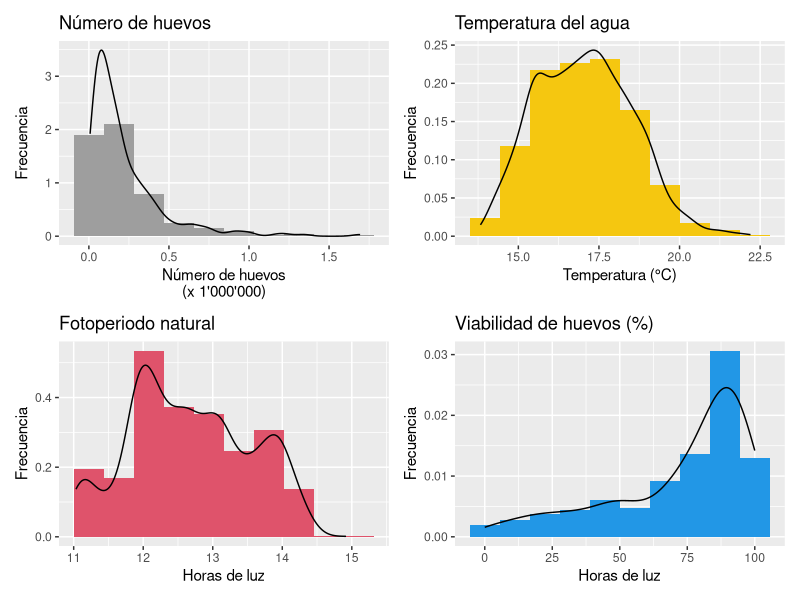
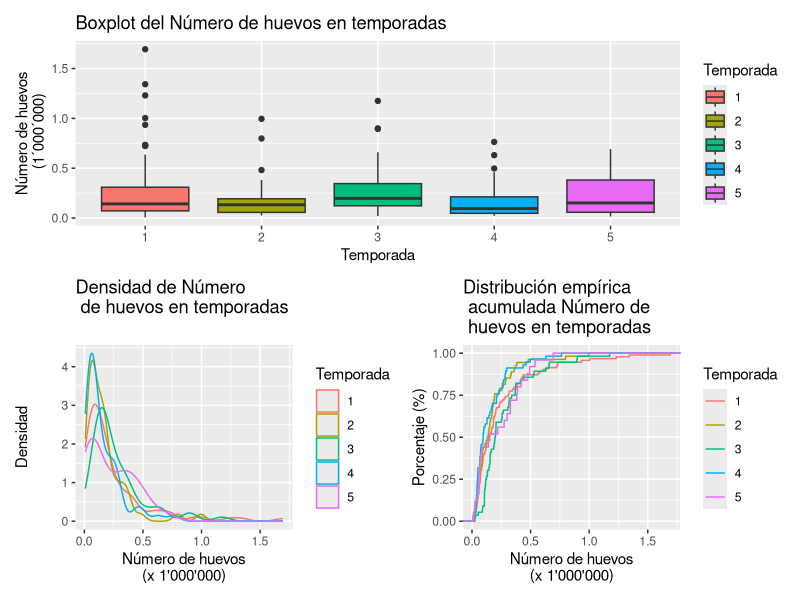
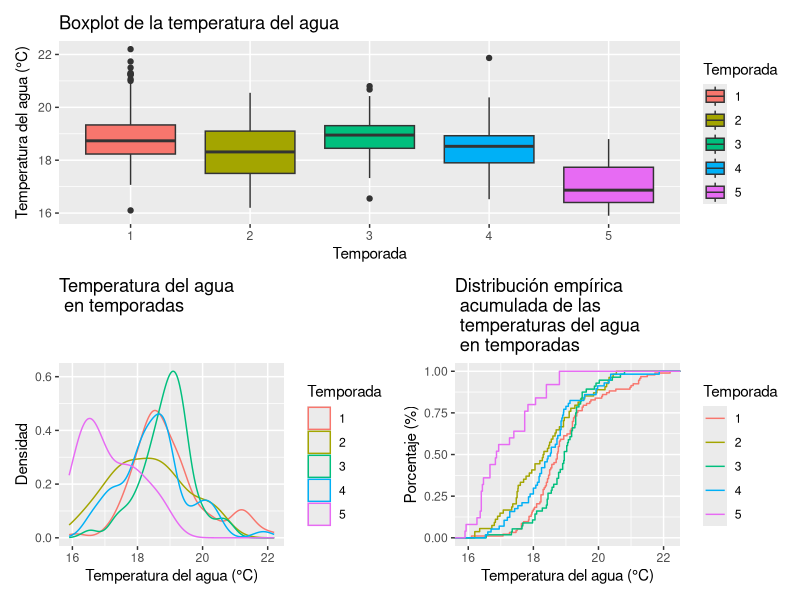
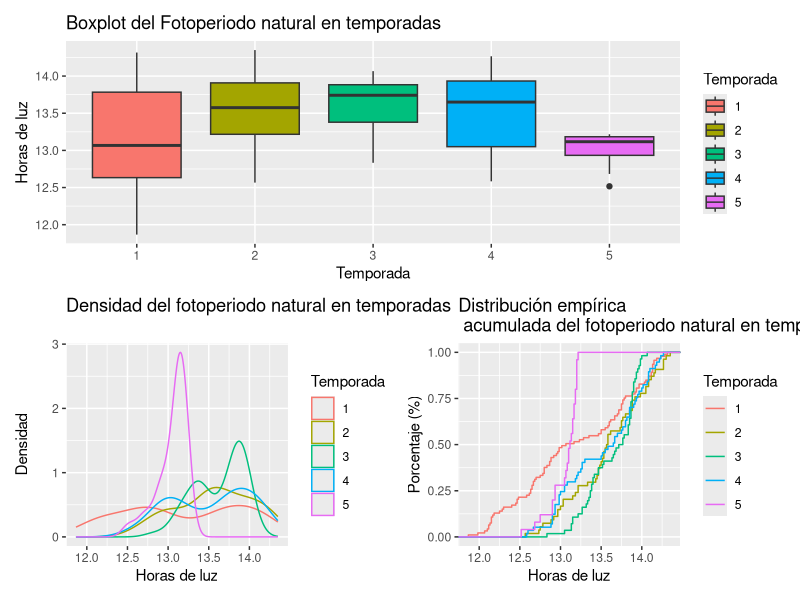
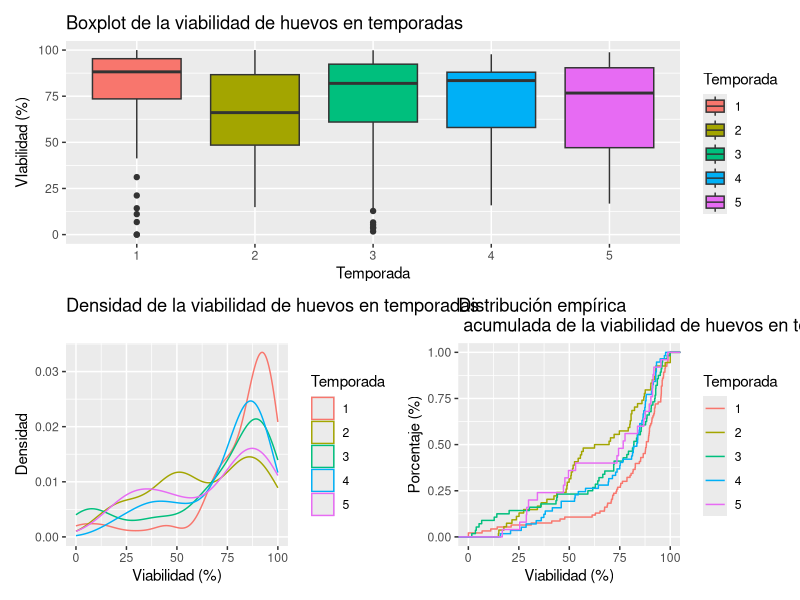
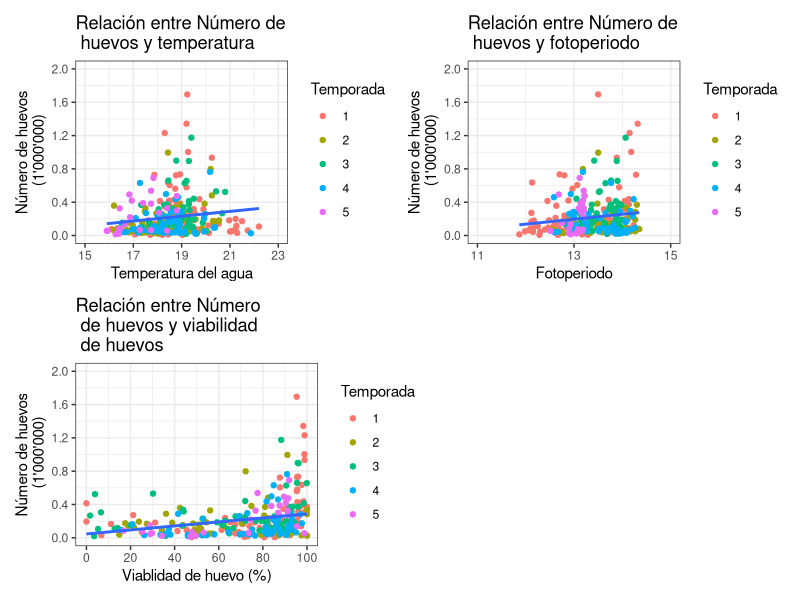
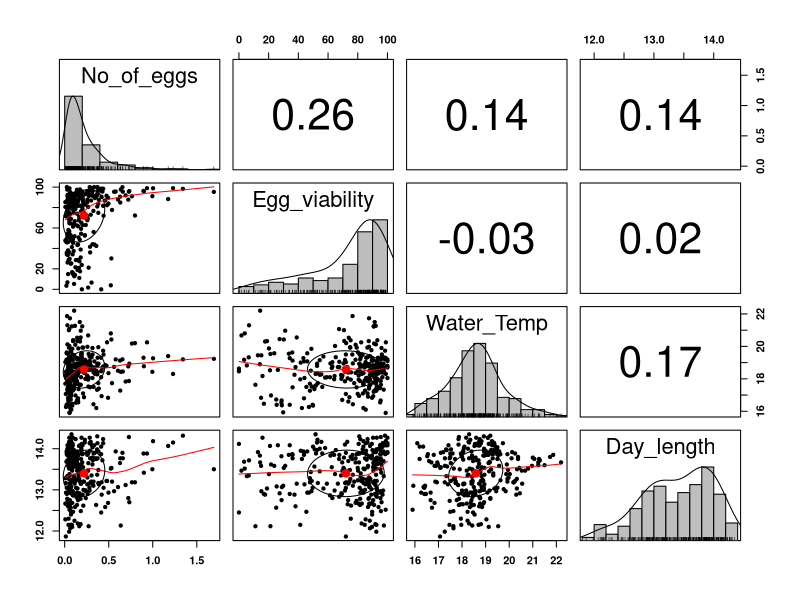
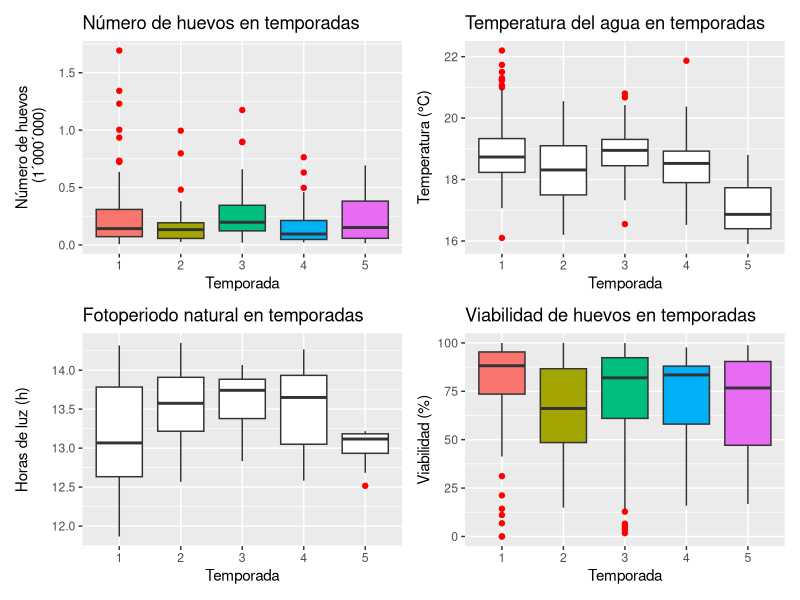

These figures' R source, in order:
## ---- chunk 1
knitr::opts_chunk$set(echo = FALSE)

#install.packages("readxl")
#install.packages("dplyr")
#install.packages("ggplot2")
#install.packages("knitr")
#install.packages("psych")
#install.packages("patchwork")

library(readxl)
library(dplyr)
library(ggplot2)
library(knitr)
library(psych)
library(patchwork)
## ---- chunk 2
#Cargamos la base de datos "Desoves.xlsx"
Sargo <- read_excel("Desove.xlsx", sheet = 1)

# Datos iniciales
tablainicio <- head(na.omit(Sargo))
tablainicio %>% knitr::kable(caption = "Datos iniciales de la tabla de datos")

#Datos finales
tablafinal <- tail(na.omit(Sargo))
tablafinal %>% knitr::kable(caption = "Datos finales de la tabla de datos")

## ---- chunk 3
HD <- ggplot(Sargo, aes(x = No_of_eggs))+
  geom_histogram(aes(y=..density..), fill= 8, bins = 10)+
  geom_density(colour=1)+
  labs(title="Número de huevos",
     y = "Frecuencia",
     x = "Número de huevos\n(x 1'000'000)")

HT <-ggplot(Sargo, aes(x = Water_Temp)) +
  geom_histogram(aes(y=..density..), fill= 7, bins = 10)+
  geom_density(colour=1)+
  labs(title="Temperatura del agua",
     y = "Frecuencia",
     x = "Temperatura (°C)")

HF <- ggplot(Sargo, aes(x = Day_length)) +
  geom_histogram(aes(y=..density..), fill= 10, bins = 10)+
  geom_density(colour=1)+
  labs(title="Fotoperiodo natural",
     y = "Frecuencia",
     x = "Horas de luz")

HV <- ggplot(Sargo, aes(x = Egg_viability)) +
  geom_histogram(aes(y=..density..), fill= 12, bins = 10)+
  geom_density(colour=1)+
  labs(title="Viabilidad de huevos (%)",
     y = "Frecuencia",
     x = "Horas de luz")

(HD + HT) / (HF + HV)

## ---- chunk 4
# str(Sargo)

Sargo$Temporada <- as.factor(Sargo$Temporada)
Tabla1 <- table(na.omit(Sargo$Temporada))
Tabla1 %>% knitr::kable(col.names= c('Temporada', 'Número de desoves'), align = "cc", caption = "Cantidad de desoves por temporada")
## ---- chunk 5

Sargo$Year <- as.factor(Sargo$Year)
Tabla2 <- table(na.omit(Sargo$Year))
Tabla2 %>% knitr::kable(col.names= c('Año', 'Días evaluados'), align = "cc",
                        caption = "Cantidad de días con registro de temperatura y fotoperiodo")
## ---- chunk 6

Sargo$month <- as.factor(Sargo$month)
order_month <- factor(Sargo$month, levels = c("Enero", "Febrero", "Marzo", "Abril",
                                              "Mayo", "Junio", "Julio", "Agosto",
                                              "Setiembre", "Octubre", "Noviembre", "Diciembre"))
  
Tabla3 <- table(na.omit(order_month))
Tabla3 %>% knitr::kable(col.names= c('Mes', 'Días evaluados'), align = "cc",
                        caption = "Cantidad de días por mes con registro de temperatura y fotoperiodo")

str(Sargo)
## ---- chunk 7
BD <- ggplot(data = na.omit(Sargo), aes(x= Temporada, y = No_of_eggs, fill=Temporada))+
  geom_boxplot()+
  labs(title="Boxplot del Número de huevos en temporadas",
     y = "Número de huevos\n (1´000´000)",
     x = "Temporada")

DD <- ggplot(data = na.omit(Sargo), aes(x=No_of_eggs))+
  geom_density(aes_string(colour="Temporada"))+
  labs(title="Densidad de Número\n de huevos en temporadas",
     y = "Densidad",
     x = "Número de huevos\n(x 1'000'000)")

DAD <- ggplot(data = na.omit(Sargo), aes(x=No_of_eggs, color=Temporada))+
  stat_ecdf(geom = "step")+
  labs(title="Distribución empírica\n acumulada Número de\n huevos en temporadas",
       y = "Porcentaje (%)",
       x = "Número de huevos\n(x 1'000'000)")

BD / (DD + DAD)
## ---- chunk 8
BD <- ggplot(data = na.omit(Sargo), aes(x= Temporada, y = Water_Temp, fill=Temporada))+
  geom_boxplot()+
  labs(title="Boxplot de la temperatura del agua",
     y = "Temperatura del agua (°C)",
     x = "Temporada")

DD <- ggplot(data = na.omit(Sargo), aes(x=Water_Temp))+
  geom_density(aes_string(colour="Temporada"))+
  labs(title="Temperatura del agua\n en temporadas",
     y = "Densidad",
     x = "Temperatura del agua (°C)")

DAD <- ggplot(data = na.omit(Sargo), aes(x=Water_Temp, color=Temporada))+
  stat_ecdf(geom = "step")+
  labs(title="Distribución empírica\n acumulada de las\n temperaturas del agua\n en temporadas",
       y = "Porcentaje (%)",
       x = "Temperatura del agua (°C)")

BD / (DD + DAD)
## ---- chunk 9
BF <- ggplot(data = na.omit(Sargo), aes(x= Temporada, y = Day_length, fill=Temporada))+
  geom_boxplot()+
  labs(title="Boxplot del Fotoperiodo natural en temporadas",
     y = "Horas de luz",
     x = "Temporada")

DF <- ggplot(data = na.omit(Sargo), aes(x=Day_length))+
  geom_density(aes_string(colour="Temporada"))+
  labs(title="Densidad del fotoperiodo natural en temporadas",
     y = "Densidad",
     x = "Horas de luz")

DAF <- ggplot(data = na.omit(Sargo), aes(x=Day_length, color=Temporada))+
  stat_ecdf(geom = "step")+
  labs(title="Distribución empírica\n acumulada del fotoperiodo natural en temporadas",
       y = "Porcentaje (%)",
       x = "Horas de luz")

BF / (DF + DAF)
## ---- chunk 10
BV <- ggplot(data = na.omit(Sargo), aes(x= Temporada, y = Egg_viability, fill=Temporada))+
  geom_boxplot()+
  labs(title="Boxplot de la viabilidad de huevos en temporadas",
     y = "VIabilidad (%)",
     x = "Temporada")

DV <- ggplot(data = na.omit(Sargo), aes(x=Egg_viability))+
  geom_density(aes_string(colour="Temporada"))+
  labs(title="Densidad de la viabilidad de huevos en temporadas",
     y = "Densidad",
     x = "Viabilidad (%)")

DAV <- ggplot(data = na.omit(Sargo), aes(x=Egg_viability, color=Temporada))+
  stat_ecdf(geom = "step")+
  labs(title="Distribución empírica\n acumulada de la viabilidad de huevos en temporadas",
       y = "Porcentaje (%)",
       x = "Viabilidad (%)")

BV / (DV + DAV)
## ---- chunk 11
RDT <- ggplot(data = na.omit(Sargo), aes(x=Water_Temp, y=No_of_eggs))+
  geom_point(aes_string(colour="Temporada"))+
  ggtitle("Relación entre Número de\n huevos y temperatura") + geom_smooth(method=lm, se=FALSE)+ 
  scale_x_continuous(name = "Temperatura del agua", limits = c(15, 23), breaks = seq(15, 23, 2))+ 
  scale_y_continuous(name = "Número de huevos\n (1'000'000)", limits = c(0, 2), breaks = seq(0, 2, 0.4))+
  theme(plot.title = element_text(hjust = 0.5), panel.background = element_blank(), axis.line = element_line(color="black"), axis.line.x = element_line(color="black"))+ 
  theme_bw()

RDF <- ggplot(data = na.omit(Sargo), aes(x=Day_length, y=No_of_eggs))+
  geom_point(aes_string(colour="Temporada"))+
  ggtitle("Relación entre Número de\n huevos y fotoperiodo") + geom_smooth(method=lm, se=FALSE)+ 
  scale_x_continuous(name = "Fotoperiodo", limits = c(11, 15), breaks = seq(11, 15, 2))+ 
  scale_y_continuous(name = "Número de huevos\n (1'000'000)", limits = c(0, 2), breaks = seq(0, 2, 0.4))+
  theme(plot.title = element_text(hjust = 0.5), panel.background = element_blank(), axis.line = element_line(color="black"), axis.line.x = element_line(color="black"))+ 
  theme_bw()

RDV <- ggplot(data = na.omit(Sargo), aes(x=Egg_viability, y=No_of_eggs))+
  geom_point(aes_string(colour="Temporada"))+
  ggtitle("Relación entre Número\n de huevos y viabilidad\n de huevos") + geom_smooth(method=lm, se=FALSE)+ 
  scale_x_continuous(name = "Viablidad de huevo (%)", limits = c(0, 100), breaks = seq(0, 100, 20))+ 
  scale_y_continuous(name = "Número de huevos\n (1'000'000)", limits = c(0, 2), breaks = seq(0, 2, 0.4))+
  theme(plot.title = element_text(hjust = 0.5), panel.background = element_blank(), axis.line = element_line(color="black"), axis.line.x = element_line(color="black"))+ 
  theme_bw()

(RDT + RDF) / (RDV + plot_spacer())
## ---- chunk 12
SargoNA <- na.omit(Sargo)
pairs.panels(SargoNA[,5:8], method = "pearson", hist.col = "grey",  density = TRUE, font=2)
## ---- chunk 13
OLH <-ggplot(data = na.omit(Sargo), aes(x= Temporada, y = No_of_eggs, fill=Temporada))+
      geom_boxplot(outlier.colour = "red")+
      theme(legend.position = "none")+
      labs(title="Número de huevos en temporadas",
           y = "Número de huevos\n (1´000´000)",
           x = "Temporada")

OLT <-ggplot(data = na.omit(Sargo), aes(x= Temporada, y = Water_Temp))+
      geom_boxplot(outlier.colour = "red")+
      labs(title="Temperatura del agua en temporadas",
          y = "Temperatura (°C)",
          x = "Temporada")

OLF <-ggplot(data = na.omit(Sargo), aes(x= Temporada, y = Day_length))+
      geom_boxplot(outlier.colour = "red")+
      labs(title="Fotoperiodo natural en temporadas",
          y = "Horas de luz (h)",
          x = "Temporada")

OLV <-ggplot(data = na.omit(Sargo), aes(x= Temporada, y = Egg_viability, fill=Temporada))+
      geom_boxplot(outlier.colour = "red")+
      theme(legend.position = "none")+
      labs(title="Viabilidad de huevos en temporadas",
          y = "Viabilidad (%)",
          x = "Temporada")

OLH + OLT + OLF + OLV

## ---- chunk 14
# Estadística estadistica descriptiva del número de huevos en la temporada 1.

#Resúmen de datos
#   summary(na.omit(Sargo))

#Estructura de los datos
#   str(Sargo)

tabla_Huevo <- Sargo%>%
  group_by(Temporada)%>%
  summarise(mean=mean(No_of_eggs),sd=sd(No_of_eggs), var=var(No_of_eggs),max=max(No_of_eggs),min=min(No_of_eggs), n=n())
knitr::kable(tabla_Huevo,caption = "Resumen de cantidad de huevos (x 1'000'000) agrupado por temporada")
## ---- chunk 15

tabla_Temperatura<- Sargo%>%
  group_by(Temporada)%>%
  summarise(mean=mean(Water_Temp),sd=sd(Water_Temp), var=var(Water_Temp), max=max(Water_Temp),min=min(Water_Temp), n=n())
tabla_Temperatura %>% knitr::kable(caption = "Resumen de la temperatura del agua (°C) agrupado por temporadas")
## ---- chunk 16

tabla_Day<- Sargo%>%
  group_by(Temporada)%>%
  summarise(mean=mean(Day_length),sd=sd(Day_length), var=var(Day_length),max=max(Day_length),min=min(Day_length), n=n())
knitr::kable(tabla_Day,caption = "Resumen de las horas de luz del fotoperiodo natural agrupado por meses")
